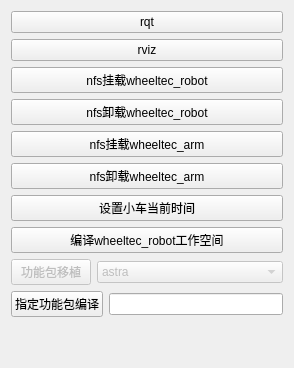
          <widget class="QWidget" name="tab_5">
           <attribute name="title">
            <string>快捷命令</string>
           </attribute>
           <layout class="QVBoxLayout" name="verticalLayout_5">
            <item>
             <widget class="QPushButton" name="pushButton_rqt">
              <property name="text">
               <string>rqt</string>
              </property>
             </widget>
            </item>
            <item>
             <widget class="QPushButton" name="pushButton_rviz">
              <property name="text">
               <string>rviz</string>
              </property>
             </widget>
            </item>
            <item>
             <widget class="QPushButton" name="pushButton_nfsrobot">
              <property name="text">
               <string>nfs挂载wheeltec_robot</string>
              </property>
             </widget>
            </item>
            <item>
             <widget class="QPushButton" name="pushButton_unfsrobot">
              <property name="text">
               <string>nfs卸载wheeltec_robot</string>
              </property>
             </widget>
            </item>
            <item>
             <widget class="QPushButton" name="pushButton_nfsarm">
              <property name="text">
               <string>nfs挂载wheeltec_arm</string>
              </property>
             </widget>
            </item>
            <item>
             <widget class="QPushButton" name="pushButton_unfsarm">
              <property name="text">
               <string>nfs卸载wheeltec_arm</string>
              </property>
             </widget>
            </item>
            <item>
             <widget class="QPushButton" name="pushButton_settime">
              <property name="text">
               <string>设置小车当前时间</string>
              </property>
             </widget>
            </item>
            <item>
             <widget class="QPushButton" name="pushButton_catkinmake">
              <property name="text">
               <string>编译wheeltec_robot工作空间</string>
              </property>
             </widget>
            </item>
            <item>
             <layout class="QHBoxLayout" name="horizontalLayout_10" stretch="0,1">
              <item>
               <widget class="QPushButton" name="pushButton_pkgmove">
                <property name="enabled">
                 <bool>false</bool>
                </property>
                <property name="text">
                 <string>功能包移植</string>
                </property>
               </widget>
              </item>
              <item>
               <widget class="QComboBox" name="comboBox_pkg">
                <property name="enabled">
                 <bool>false</bool>
                </property>
                <item>
                 <property name="text">
                  <string>astra</string>
                 </property>
                </item>
                <item>
                 <property name="text">
                  <string>qt_ros_test</string>
                 </property>
                </item>
                <item>
                 <property name="text">
                  <string>bingcar_arm/diff</string>
                 </property>
                </item>
                <item>
                 <property name="text">
                  <string>bingcar_arm/senior_mec_bs</string>
                 </property>
                </item>
                <item>
                 <property name="text">
                  <string>bingcar_arm/senior_mec_dl</string>
                 </property>
                </item>
                <item>
                 <property name="text">
                  <string>astrapro/Nano</string>
                 </property>
                </item>
                <item>
                 <property name="text">
                  <string>astrapro/raspberry</string>
                 </property>
                </item>
                <item>
                 <property name="text">
                  <string>reslense</string>
                 </property>
                </item>
                <item>
                 <property name="text">
                  <string>s2</string>
                 </property>
                </item>
               </widget>
              </item>
             </layout>
            </item>
            <item>
             <layout class="QHBoxLayout" name="horizontalLayout_9" stretch="0,1">
              <item>
               <widget class="QPushButton" name="pushButton_catkinmakepkg">
                <property name="enabled">
                 <bool>true</bool>
                </property>
                <property name="text">
                 <string>指定功能包编译</string>
                </property>
               </widget>
              </item>
              <item>
               <widget class="QLineEdit" name="lineEdit_pkg">
                <property name="enabled">
                 <bool>true</bool>
                </property>
               </widget>
              </item>
             </layout>
            </item>
            <item>
             <spacer name="verticalSpacer_2">
              <property name="orientation">
               <enum>Qt::Vertical</enum>
              </property>
              <property name="sizeHint" stdset="0">
               <size>
                <width>20</width>
                <height>40</height>
               </size>
              </property>
             </spacer>
            </item>
           </layout>
          </widget>
